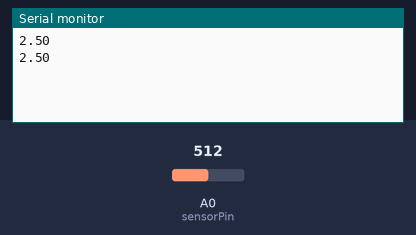
Bench run of a sketch on a simulated Arduino Uno, built with avr-gcc and run on an emulated ATmega328P. On the bench: the last lines printed to the serial monitor. Inputs (shaded band) come from the test bench; at power-on: A0 (sensorPin) = 512.

Above: at 1.8 s.
1.9 s: A0 (sensorPin) set to 716
At 2.8 s:
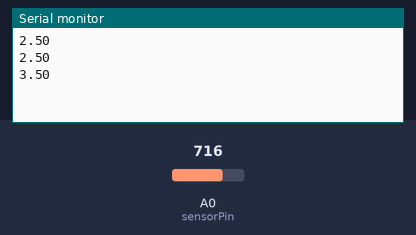
3.4 s: A0 (sensorPin) set to 900
At 4.8 s:
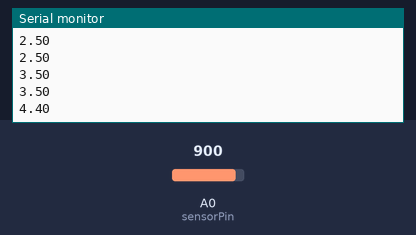
Timing chart, 0 to 6.4 s (numbered marks = the images above; inputs shaded):
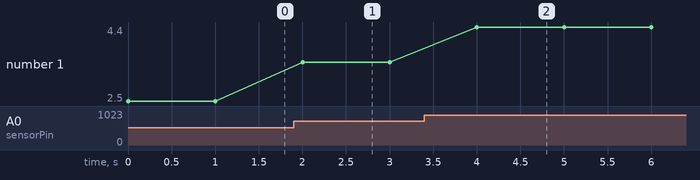

Measured:
- after the input at 1.9 s, the serial monitor: prints a new line after 0.10 s (image 1)
- after the input at 3.4 s, the serial monitor: prints a new line after 0.60 s (image 2)
- plotted number 1: 2.5 → 3.5 after the input at 1.9 s, 3.5 → 4.4 after the input at 3.4 s

The sketch:

lab2_readingpot.ino
```cpp
/*
  Analog Input
 Demonstrates analog input by reading an analog sensor on analog pin 0
 http://www.arduino.cc/en/Tutorial/AnalogInput
 We use a 10K pot and we read the voltage at the middle leg.

 */

byte sensorPin = A0;    // select the input pin for the potentiometer
unsigned int sensorValue = 0;  // variable to store the value coming from the pot

void setup() {
  // initialize serial communication at 9600 bits per second:
 Serial.begin(9600);
  // declare the A0 as an input. Althouth it is not necessary. Since A0 is only for input.
  pinMode(sensorPin,INPUT);
}

void loop() {
  // read the value from the sensor:
  sensorValue = analogRead(sensorPin);
  // converting to voltage
  Serial.println(5.*sensorValue/1023.);
  delay(1000);

}
```
